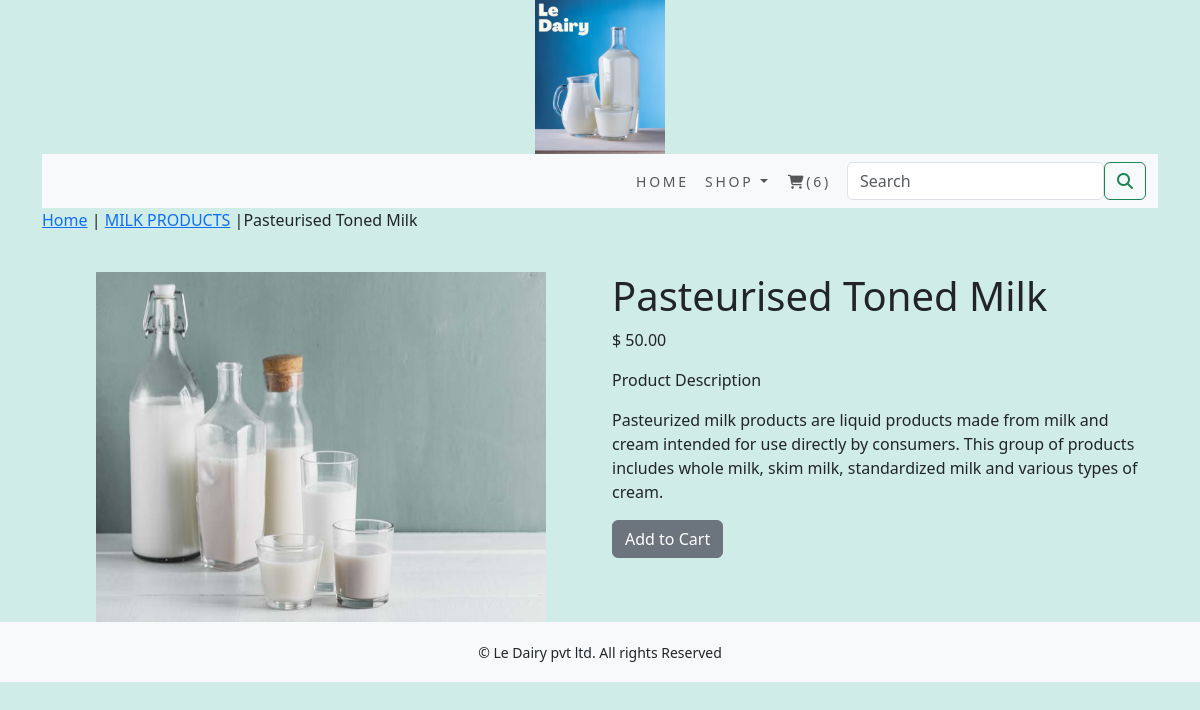
/shop/milk/pasteurised-toned-milk/, run on the app's committed database.
### shop/models.py (models this page shows, shortened)
class Product(models.Model):
    name=models.CharField(max_length=250,unique=True)
    slug = models.SlugField(max_length=250, unique=True)
    description = models.TextField(blank=True)
    price=models.DecimalField(max_digits=10,decimal_places=2)
    category=models.ForeignKey(Category,on_delete=models.CASCADE)
    image=models.ImageField(upload_to='product',blank=True)
    stock=models.IntegerField()
    available=models.BooleanField(default=True)
    created=models.DateField(auto_now_add=True)
    updated=models.DateTimeField(auto_now=True)
    class Meta:
        ordering=('name',)
        verbose_name='product'
        verbose_name_plural='products'

class Category(models.Model):
    name=models.CharField(max_length=250,unique=True)
    slug=models.SlugField(max_length=250,unique=True)
    description=models.TextField(blank=True)
    image=models.ImageField(upload_to='category',blank=True)
    class Meta:
        ordering=('name',)
        verbose_name='category'
        verbose_name_plural='categories'
    def get_url(self):
        return reverse('shop:products_by_category',args=[self.slug])
    def __str__(self):
        return '{}'.format(self.name)

### shop/views.py (the view)
# urls.py: path('<slug:c_slug>/<slug:product_slug>/',views.proDetail,name='proCatdetail')
def proDetail(request,c_slug,product_slug):
    try:
        product=Product.objects.get(category__slug=c_slug,slug=product_slug)
    except Exception as e:
        raise e
    return render(request,'product.html',{'product':product})

### cart/context_processors.py (called while the page is built)
def counter(request):
    item_count=0
    if 'admin' in request.path:
        return {}
    else:
        try:
            cart=Cart.objects.filter(cart_id=_cart_id(request))
            cart_items=CartItem.objects.all().filter(cart=cart[:1])
            for cart_item in cart_items:
                item_count += cart_item.quantity
        except Cart.DoesNotExist:
            item_count = 0
    return  dict(item_count=item_count)

### cart/views.py (called while the page is built)
def _cart_id(request):
    cart=request.session.session_key
    if not cart:
        cart=request.session.create()
        return cart

### shop/context_processors.py (called while the page is built)
def menu_links(request):
    links=Category.objects.all()
    return dict(links=links)

### templates/product.html (shortened to what this page needs)
{% extends 'base.html' %}
{% load static %}
{% block content %}
<div class="row my_prod_row_class">
  <div class="mx_auto">
    <p>
      <a href="{% url 'shop:allProdCat' %}">Home</a> | <a href="{{product.category.get_url}}">{{product.category}}</a> |{{product.name}}
    </p>
  </div>
</div>
  <div class="container">
<br>
<div class="row">
  <div class="col-12 col-sm-12 col-md-12  col-lg-6 text-center">
    <div style="min-width:18rem;">
      <img src ="{{product.image.url}}" alt="{{product.name}}" height="350" width="450">
    </div>
  </div>
    <div class="col-12 col-sm-12 col-md-12 col-lg-6">
      <div>
      <h1 class="my_prod_title">
        {{product.name}}
      </h1>
        <p>$ {{product.price}}</p>
        <p class="my_title">Product Description</p>
        <p class="text-justify my_prod_text">{{product.description}}</p>
          {% if product.stock <= 0 %}
      <p class="text-justify my_prod_text">
        <b>
          Out of Stock
        </b>
      </p>
      {% else %}
      <a class="btn btn-secondary" href="{% url 'cart:add_cart' product.id %}">Add to Cart</a>
      {% endif %}
    </div>
    </div>
</div>
  </div>
{% endblock %}

### static/css/custom.css (style rules this page uses)
body { font-family: 'Roboto', sans-serif; background-color: #e3f2fd; }

### data on the page
Product: category "MILK PRODUCTS", name "Pasteurised Toned Milk", image (picture), price "50.00", description "Pasteurized milk products are liquid products made from milk and cream intended for use directly by consumers. This group of products includes whole milk, skim milk, standardized milk and various types of cream."

### other printed values
{{ item_count }} "6"
